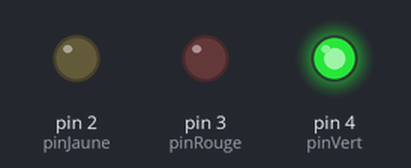
A sketch run on a simulated Arduino Uno, built with avr-gcc and run on an emulated ATmega328P. On the bench: output pins drawn as LEDs (lit = HIGH).

Above: at 1.5 s.
At 3.5 s:
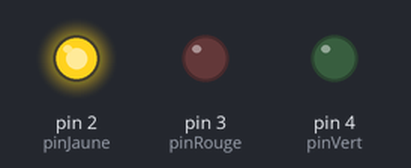
At 5.5 s:
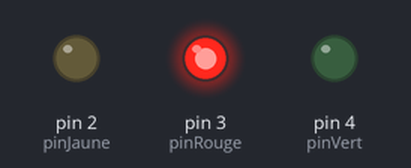
Timing chart, 0 to 9.1 s (numbered marks = the images above):
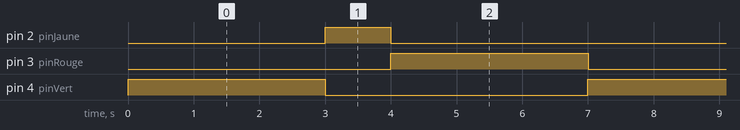

The sketch:

feu_signalisation.ino
```cpp
// --- Attribution des Broches ---
const int pinVert  = 4;
const int pinJaune = 2;
const int pinRouge = 3;

// --- Temporisations (en millisecondes) ---
const unsigned long DUREE_VERT  = 3000; // 3 secondes
const unsigned long DUREE_JAUNE = 1000; // 1 seconde
const unsigned long DUREE_ROUGE = 3000; // 3 secondes

// --- Gestionnaire de la Machine à États ---
enum Etats {FEU_VERT, FEU_JAUNE, FEU_ROUGE};
Etats etatCourant = FEU_VERT;
unsigned long tempsPrecedent = 0;

void setup() {
  // Configuration des broches en sortie
  pinMode(pinVert, OUTPUT);
  pinMode(pinJaune, OUTPUT);
  pinMode(pinRouge, OUTPUT);

  // État initial : Feu Vert allumé
  rafraichirLeds(HIGH, LOW, LOW);
}

void loop() {
  unsigned long tempsActuel = millis();
  unsigned long dureeEtape = 0;

  // Détermination de la durée selon l'état en cours
  if (etatCourant == FEU_VERT)  dureeEtape = DUREE_VERT;
  else if (etatCourant == FEU_JAUNE) dureeEtape = DUREE_JAUNE;
  else if (etatCourant == FEU_ROUGE) dureeEtape = DUREE_ROUGE;

  // Vérification du temps écoulé (Structure asynchrone)
  if (tempsActuel - tempsPrecedent >= dureeEtape) {
    tempsPrecedent = tempsActuel; // Réinitialisation du chronomètre

    // Transition d'état (Séquence classique)
    switch (etatCourant) {
      case FEU_VERT:
        etatCourant = FEU_JAUNE;
        rafraichirLeds(LOW, HIGH, LOW); // Allume Jaune
        break;

      case FEU_JAUNE:
        etatCourant = FEU_ROUGE;
        rafraichirLeds(LOW, LOW, HIGH); // Allume Rouge
        break;

      case FEU_ROUGE:
        etatCourant = FEU_VERT;
        rafraichirLeds(HIGH, LOW, LOW); // Allume Vert
        break;
    }
  }
}

// Fonction utilitaire pour commander les sorties logiques d'un coup
void rafraichirLeds(int v, int j, int r) {
  digitalWrite(pinVert, v);
  digitalWrite(pinJaune, j);
  digitalWrite(pinRouge, r);
}
```

Measured:
- by itself, pin 2 (pinJaune): alternates HIGH for 1.0 s and LOW for 6.0 s
- by itself, pin 3 (pinRouge), pin 4 (pinVert): alternates HIGH for 3.0 s and LOW for 4.0 s
- by itself, everything shown: repeats every 7.0 s, in 3 steps
